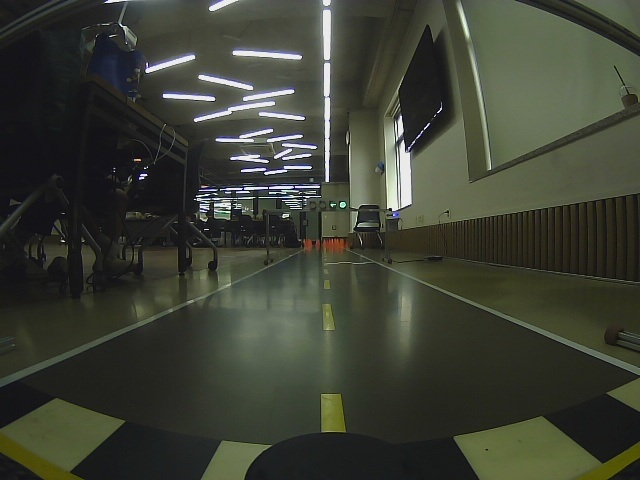
#> input picture legacy/evidence/lane-comparison/assets/frame1/original.jpg, 640 x 480 px; its folder holds only this picture in this run
$ python -i object_detector.py   (imports and definitions only)
#> lines starting #> are read from the running program, lines starting #| are printed output that depends on the picture; after the words box and inside, x2 and y2 are one past the last pixel; in counts of white or black regions, pixels touching at a corner belong together
from __future__ import annotations

from dataclasses import dataclass
from typing import Any

import cv2
import numpy as np


@dataclass
class ObjectResult:
    direction: str = "none"
    detected: bool = False
    target_class: str = "sonata"
    box_height_px: float = 0.0


class VehicleObjectDetector:
    """Interprets YOLO BoundingBoxes messages; it does not run YOLO itself."""

    # [52 lines left out: functions __init__, update_from_msg, _classify, not called in this run]


@dataclass
class HeadlightCandidate:
    x: int
    y: int
    w: int
    h: int
    area: float

    @property
    def cx(self) -> float:
        return self.x + self.w * 0.5

    @property
    def cy(self) -> float:
        return self.y + self.h * 0.5


@dataclass
class HeadlightResult:
    detected: bool = False
    direction: str = "none"
    light_count: int = 0
    pair_count: int = 0
    x_mid: float = 0.0
    y_mid: float = 0.0
    pair_width_px: float = 0.0
    debug_image: np.ndarray | None = None


class HeadlightDetector:
    """Detects white vehicle lights as paired low-saturation bright blobs."""

    def __init__(
        self,
        image_width: int = 640,
        roi_y_min_ratio: float = 0.46,
        roi_y_max_ratio: float = 0.72,
        min_pair_y_ratio: float = 0.46,
        roi_x_side: str = "right",
        roi_side_inner_ratio: float = 0.52,
        roi_side_outer_margin_ratio: float = 0.16,
        max_saturation: int = 80,
        min_value: int = 205,
        min_area_px: float = 8.0,
        max_area_px: float = 900.0,
        min_height_px: float = 12.0,
        max_height_px: float = 45.0,
        min_pair_gap_px: float = 14.0,
        max_pair_gap_px: float = 180.0,
        pair_y_tolerance_px: float = 28.0,
        target_side: str = "strongest",
    ) -> None:
        self.image_width = int(image_width)
        self.roi_y_min_ratio = float(roi_y_min_ratio)
        self.roi_y_max_ratio = float(roi_y_max_ratio)
        self.min_pair_y_ratio = float(min_pair_y_ratio)
        self.roi_x_side = str(roi_x_side)
        self.roi_side_inner_ratio = float(roi_side_inner_ratio)
        self.roi_side_outer_margin_ratio = float(roi_side_outer_margin_ratio)
        self.max_saturation = int(max_saturation)
        self.min_value = int(min_value)
        self.min_area_px = float(min_area_px)
        self.max_area_px = float(max_area_px)
        self.min_height_px = float(min_height_px)
        self.max_height_px = float(max_height_px)
        self.min_pair_gap_px = float(min_pair_gap_px)
        self.max_pair_gap_px = float(max_pair_gap_px)
        self.pair_y_tolerance_px = float(pair_y_tolerance_px)
        self.target_side = str(target_side)
        self.last_result = HeadlightResult()

    def detect(self, frame: np.ndarray, make_debug: bool = True) -> HeadlightResult:
        if frame is None or frame.size == 0:
            self.last_result = HeadlightResult()
            return self.last_result

        h, w = frame.shape[:2]
        y0 = int(np.clip(round(h * self.roi_y_min_ratio), 0, max(0, h - 1)))
        y1 = int(np.clip(round(h * self.roi_y_max_ratio), y0 + 1, h))
        roi = frame[y0:y1, :]

        hsv = cv2.cvtColor(roi, cv2.COLOR_BGR2HSV)
        white_mask = cv2.inRange(
            hsv,
            np.array([0, 0, self.min_value], dtype=np.uint8),
            np.array([180, self.max_saturation, 255], dtype=np.uint8),
        )
        bgr_min = np.min(roi, axis=2)
        bgr_max = np.max(roi, axis=2)
        balanced_white = ((bgr_min >= 145) & ((bgr_max - bgr_min) <= 85)).astype(np.uint8) * 255
        mask = cv2.bitwise_and(white_mask, balanced_white)
        mask = cv2.medianBlur(mask, 3)
        open_kernel = cv2.getStructuringElement(cv2.MORPH_ELLIPSE, (3, 3))
        close_kernel = cv2.getStructuringElement(cv2.MORPH_RECT, (5, 3))
        mask = cv2.morphologyEx(mask, cv2.MORPH_OPEN, open_kernel)
        mask = cv2.morphologyEx(mask, cv2.MORPH_CLOSE, close_kernel)

        candidates = self._extract_candidates(mask, y0, frame_shape=frame.shape)
        pairs = self._pair_candidates(candidates, frame_height=h)
        best_pair = self._select_pair(pairs, frame_width=w)

        if best_pair is not None:
            left, right = best_pair
            x_mid = (left.cx + right.cx) * 0.5
            y_mid = (left.cy + right.cy) * 0.5
            pair_width = abs(right.cx - left.cx)
            center_x = w * 0.5
            direction = "left" if x_mid < center_x - w * 0.08 else "right" if x_mid > center_x + w * 0.08 else "middle"
            result = HeadlightResult(
                detected=True,
                direction=direction,
                light_count=len(candidates),
                pair_count=len(pairs),
                x_mid=float(x_mid),
                y_mid=float(y_mid),
                pair_width_px=float(pair_width),
            )
        else:
            result = HeadlightResult(light_count=len(candidates), pair_count=0)

        if make_debug:
            result.debug_image = self._make_debug_image(frame, y0, y1, mask, candidates, pairs, best_pair, result)
        self.last_result = result
        return result

    def _extract_candidates(
        self, mask: np.ndarray, y_offset: int, frame_shape: tuple[int, int, int] | tuple[int, int]
    ) -> list[HeadlightCandidate]:
        frame_h, frame_w = frame_shape[:2]
        contours, _ = cv2.findContours(mask, cv2.RETR_EXTERNAL, cv2.CHAIN_APPROX_SIMPLE)
        candidates: list[HeadlightCandidate] = []
        for contour in contours:
            area = float(cv2.contourArea(contour))
            if not (self.min_area_px <= area <= self.max_area_px):
                continue
            x, y, bw, bh = cv2.boundingRect(contour)
            if bw < 3 or bh < 2:
                continue
            if not (self.min_height_px <= bh <= self.max_height_px):
                continue
            aspect = bw / max(1.0, float(bh))
            if not (0.7 <= aspect <= 8.0):
                continue
            fill = area / max(1.0, float(bw * bh))
            if fill < 0.18:
                continue
            global_y = y + y_offset
            if global_y < frame_h * self.roi_y_min_ratio or global_y + bh > frame_h * self.roi_y_max_ratio + 8:
                continue
            if not self._in_x_roi(x + bw * 0.5, frame_w):
                continue
            if x < 1 or x + bw > frame_w - 1:
                continue
            candidates.append(HeadlightCandidate(int(x), int(global_y), int(bw), int(bh), area))
        return sorted(candidates, key=lambda c: (c.y, c.x))

    def _in_x_roi(self, cx: float, frame_width: int) -> bool:
        x0, x1 = self._x_roi_bounds(frame_width)
        return float(x0) <= float(cx) <= float(x1)

    def _x_roi_bounds(self, frame_width: int) -> tuple[int, int]:
        side = self.roi_x_side.strip().lower()
        inner = float(np.clip(self.roi_side_inner_ratio, 0.50, 0.98))
        outer_margin = float(np.clip(self.roi_side_outer_margin_ratio, 0.0, 0.45))
        center_x = int(round(frame_width * 0.5))
        if side == "right":
            x0 = int(round(frame_width * inner))
            x1 = int(round(frame_width * (1.0 - outer_margin)))
            return max(center_x, x0), min(frame_width - 1, max(x0 + 1, x1))
        if side == "left":
            x0 = int(round(frame_width * outer_margin))
            x1 = int(round(frame_width * (1.0 - inner)))
            return max(0, min(x0, x1 - 1)), min(center_x, max(x0 + 1, x1))
        x0 = int(round(frame_width * outer_margin))
        x1 = int(round(frame_width * (1.0 - outer_margin)))
        return max(0, x0), min(frame_width - 1, max(x0 + 1, x1))

    def _pair_candidates(
        self, candidates: list[HeadlightCandidate], frame_height: int
    ) -> list[tuple[HeadlightCandidate, HeadlightCandidate]]:
        pairs: list[tuple[HeadlightCandidate, HeadlightCandidate]] = []
        for i, left in enumerate(candidates):
            for right in candidates[i + 1 :]:
                if right.cx <= left.cx:
                    continue
                gap = right.cx - left.cx
                if not (self.min_pair_gap_px <= gap <= self.max_pair_gap_px):
                    continue
                pair_y = (left.cy + right.cy) * 0.5
                if pair_y < frame_height * self.min_pair_y_ratio:
                    continue
                y_delta = abs(right.cy - left.cy)
                if y_delta > max(self.pair_y_tolerance_px, 1.6 * max(left.h, right.h)):
                    continue
                h_ratio = min(left.h, right.h) / max(1.0, float(max(left.h, right.h)))
                area_ratio = min(left.area, right.area) / max(1.0, float(max(left.area, right.area)))
                if h_ratio < 0.35 or area_ratio < 0.18:
                    continue
                pairs.append((left, right))
        return pairs

    # [4 lines left out: function _pair_mid_x, not called in this run]

    def _select_pair(
        self, pairs: list[tuple[HeadlightCandidate, HeadlightCandidate]], frame_width: int
    ) -> tuple[HeadlightCandidate, HeadlightCandidate] | None:
        if not pairs:
            return None
        target_side = self.target_side.lower()
        if target_side == "right":
            right_pairs = [pair for pair in pairs if self._pair_mid_x(pair) >= frame_width * 0.5]
            return max(right_pairs or pairs, key=self._pair_mid_x)
        if target_side == "left":
            left_pairs = [pair for pair in pairs if self._pair_mid_x(pair) <= frame_width * 0.5]
            return min(left_pairs or pairs, key=self._pair_mid_x)
        if target_side == "middle":
            center_x = frame_width * 0.5
            return min(pairs, key=lambda pair: abs(self._pair_mid_x(pair) - center_x))
        return max(pairs, key=self._pair_score)

    # [8 lines left out: function _pair_score, not called in this run]

    def _make_debug_image(
        self,
        frame: np.ndarray,
        y0: int,
        y1: int,
        mask: np.ndarray,
        candidates: list[HeadlightCandidate],
        pairs: list[tuple[HeadlightCandidate, HeadlightCandidate]],
        best_pair: tuple[HeadlightCandidate, HeadlightCandidate] | None,
        result: HeadlightResult,
    ) -> np.ndarray:
        debug = frame.copy()
        roi_x0, roi_x1 = self._x_roi_bounds(frame.shape[1])
        overlay = debug.copy()
        cv2.rectangle(overlay, (roi_x0, y0), (roi_x1, y1), (0, 180, 80), -1)
        debug = cv2.addWeighted(overlay, 0.16, debug, 0.84, 0.0)
        cv2.rectangle(debug, (roi_x0, y0), (roi_x1, y1), (0, 255, 80), 2)
        cv2.putText(
            debug,
            f"ROI x={roi_x0}-{roi_x1} y={y0}-{y1}",
            (max(8, roi_x0 + 8), max(18, y0 - 8)),
            cv2.FONT_HERSHEY_SIMPLEX,
            0.5,
            (0, 255, 80),
            2,
            cv2.LINE_AA,
        )
        for candidate in candidates:
            cv2.rectangle(
                debug,
                (candidate.x, candidate.y),
                (candidate.x + candidate.w, candidate.y + candidate.h),
                (255, 180, 0),
                1,
            )
            cv2.circle(debug, (int(candidate.cx), int(candidate.cy)), 2, (255, 180, 0), -1)

        for left, right in pairs:
            cv2.line(
                debug,
                (int(left.cx), int(left.cy)),
                (int(right.cx), int(right.cy)),
                (0, 200, 255),
                1,
            )

        if best_pair is not None:
            left, right = best_pair
            cv2.rectangle(
                debug,
                (min(left.x, right.x), min(left.y, right.y)),
                (max(left.x + left.w, right.x + right.w), max(left.y + left.h, right.y + right.h)),
                (0, 0, 255),
                2,
            )
            cv2.circle(debug, (int(result.x_mid), int(result.y_mid)), 5, (0, 0, 255), -1)

        status = (
            f"headlight detected={int(result.detected)} dir={result.direction} "
            f"lights={result.light_count} pairs={result.pair_count} x={result.x_mid:.0f} w={result.pair_width_px:.0f}"
        )
        cv2.putText(debug, status, (12, 28), cv2.FONT_HERSHEY_SIMPLEX, 0.58, (0, 255, 255), 2, cv2.LINE_AA)

        mask_bgr = cv2.cvtColor(mask, cv2.COLOR_GRAY2BGR)
        mask_bgr = cv2.resize(mask_bgr, (frame.shape[1] // 3, max(1, (y1 - y0) // 3)))
        mh, mw = mask_bgr.shape[:2]
        debug[0:mh, frame.shape[1] - mw : frame.shape[1]] = mask_bgr
        return debug

>>> import cv2
>>> picture = cv2.imread('../../../../legacy/evidence/lane-comparison/assets/frame1/original.jpg')
#> picture is the input picture: shape (480, 640, 3); mean B, G, R 52.5, 64.2, 60.9
>>> result = HeadlightDetector().detect(picture)
#> in detect, `roi = frame[y0:y1, :]`:
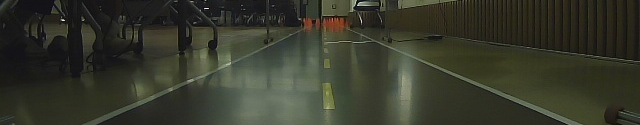
#> roi: shape (125, 640, 3); mean B, G, R 43.3, 56.5, 54.3
#> in detect, `hsv = cv2.cvtColor(roi, cv2.COLOR_BGR2HSV)`: hsv: shape (125, 640, 3); mean H, S, V 38.2, 63.2, 57.4
#> in detect, `white_mask = cv2.inRange( hsv, np.array([0, 0, self.min_value], dtype=..`:
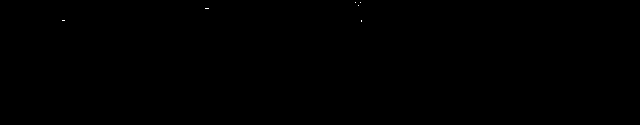
#> white_mask: shape (125, 640); 0.01% white in thin lines or dots, all inside (x1, y1, x2, y2) = (62, 2, 362, 22)
#> in detect, `bgr_min = np.min(roi, axis=2)`:
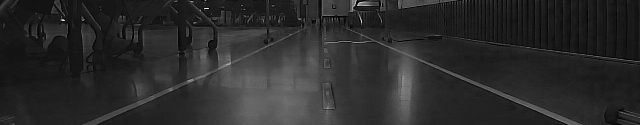
#> bgr_min: shape (125, 640); min 0, max 240, mean 43.2
#> in detect, `bgr_max = np.max(roi, axis=2)`:
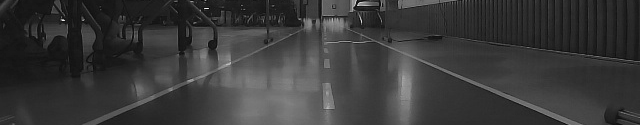
#> bgr_max: shape (125, 640); min 10, max 242, mean 57.4
#> in detect, `balanced_white = ((bgr_min >= 145) & ((bgr_max - bgr_min) <= 85)).asty..`: balanced_white: shape (125, 640); 0.07% white in thin lines or dots, all inside (x1, y1, x2, y2) = (62, 0, 369, 109)
#> in detect, `mask = cv2.medianBlur(mask, 3)`: mask: shape (125, 640); every value is 0
#> in _extract_candidates, `contours, _ = cv2.findContours(mask, cv2.RETR_EXTERNAL, cv2.CHAIN_APPR..`: contours = []
#> in _make_debug_image, `cv2.rectangle(overlay, (roi_x0, y0), (roi_x1, y1), (0, 180, 80), -1)`:
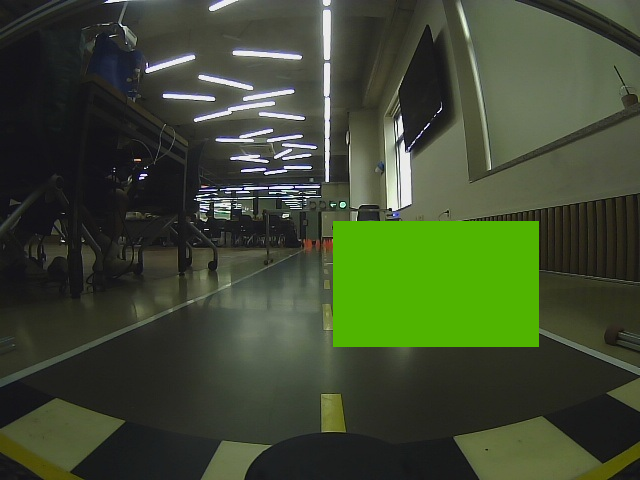
#> overlay: shape (480, 640, 3); 8.45% of pixels changed, all inside (x1, y1, x2, y2) = (333, 221, 539, 347)
#> in _make_debug_image, `debug = cv2.addWeighted(overlay, 0.16, debug, 0.84, 0.0)`:
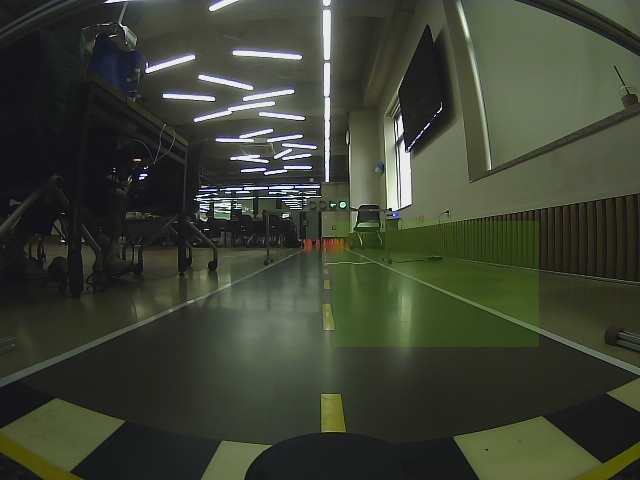
#> debug: shape (480, 640, 3); mean B, G, R 51.9, 65.8, 61.2
#> in _make_debug_image, `mask_bgr = cv2.cvtColor(mask, cv2.COLOR_GRAY2BGR)`: mask_bgr: shape (125, 640, 3); every value is 0
#> in _make_debug_image, `mask_bgr = cv2.resize(mask_bgr, (frame.shape[1] // 3, max(1, (y1 - y0)..`: mask_bgr: shape (41, 213, 3); every value is 0
#> in _make_debug_image, `debug[0:mh, frame.shape[1] - mw : frame.shape[1]] = mask_bgr`:
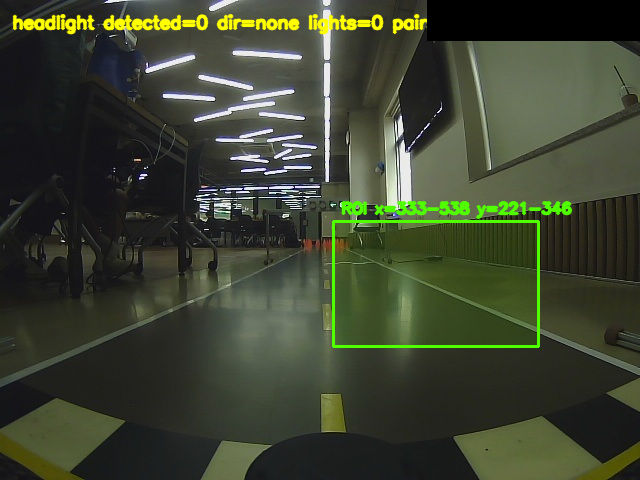
#> debug: shape (480, 640, 3); mean B, G, R 48.6, 67.5, 61.1
